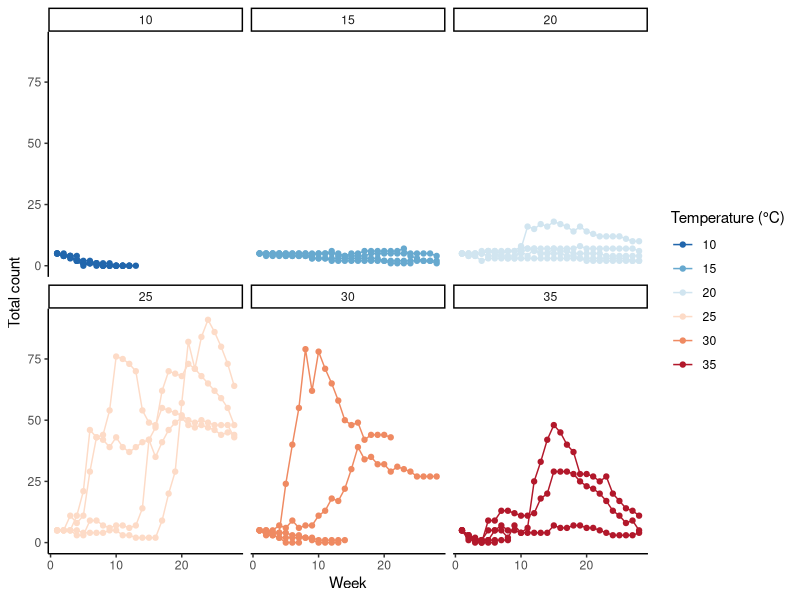
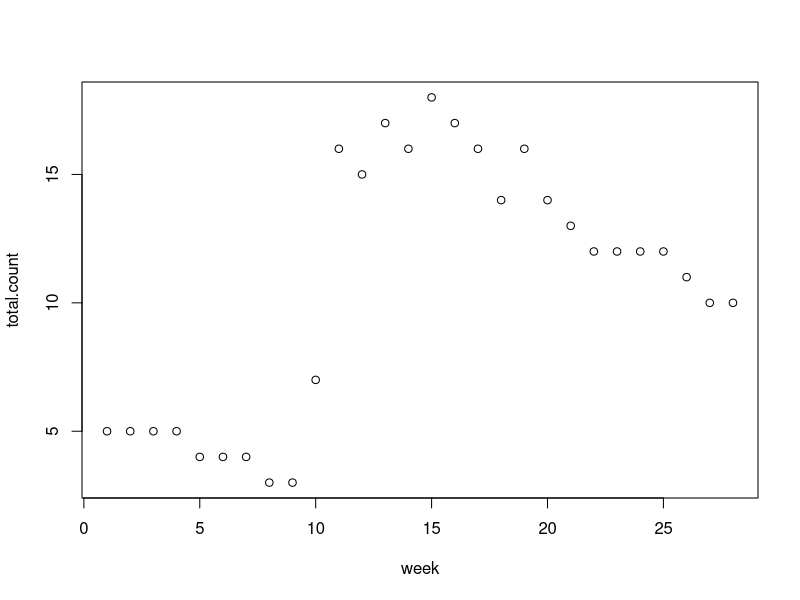
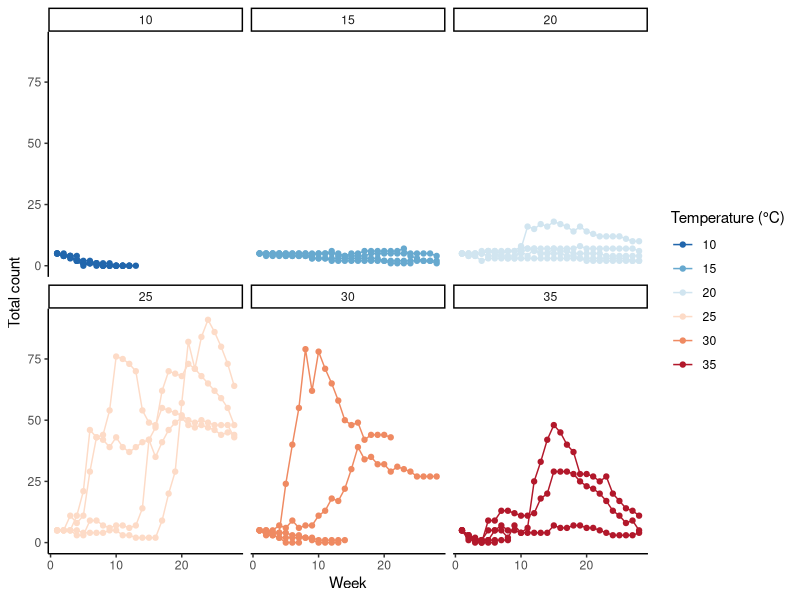

These charts were generated, in order, by the following R code: (Note: this script raises an error after producing the figures.)
### Exploratory analyses for the Biology 306 flour beetle population growth project

# Packages needed:
library(stringr)
library(dplyr)
library(ggplot2)
library(RColorBrewer)

# Dataset needed:
beetle.full <- read.csv("beetle_data_FULL.csv", header = TRUE)

#### STEP 1: Data wrangling ####

# Adding column for temperature
beetle.full$temperature <- sapply(str_split(beetle.full$code, "-"), function(x) tail(x, n = 1))

# Creating a new data frame for total count
beetle <- beetle.full %>%
  group_by(code, week, temperature) %>%
  summarise(total.count = sum(count))

# Calculating mean final density
beetle.max.week <- beetle %>%
  group_by(code) %>%
  filter(week == max(week)) %>%
  group_by(temperature) %>%
  summarise(mean.total.count = mean(total.count))

#### STEP 2: Visualizations ####

#X <- 35 # Swap out for different temperatures
#beetle.subset <- beetle %>%
#  filter(temperature == X)

palette <- rev(brewer.pal(n = 6, name = "RdBu"))

(gg.all <- ggplot(aes(x = week, y = total.count, color = temperature, group = code), 
                  data = beetle) +
  scale_color_manual(values = palette) +
  facet_wrap(~ temperature) +
  theme_classic() +
  geom_line() +
  geom_point() +
  labs(x = "Week", y = "Total count", color = "Temperature (°C)"))
ggsave("all_temps.png", plot = gg.all, width = 10, height = 5)
  

#### STEP 3: Fitting models ####

# Define logistic function (see https://eligurarie.github.io/EFB370/labs/lab6/Lab6_FittingLogisticCurves.html)
N.logistic <- function(x, N0, K, r0) K/(1 + ((K - N0)/N0) * exp(-r0*x))

beetle.subset <- subset(beetle, code == levels(factor(beetle$code))[14]) # specify temp and population
plot(total.count ~ week, data = beetle.subset) #visualize

logistic.fit <- nls(total.count ~ N.logistic(week, N0, K, r0), 
                    data = beetle.subset,
                    start = list(N0 = 5, K = 50, r0 = 1))
# Datasets throwing error: 1, 2, 5, 7, 8, 11, 12, 14, 16, 17, 18, 19, 22, 23, 24, 25, 26, 27
summary(logistic.fit)







#### STOP!!! ####


# The following is a subset of code from Sean, to be tweaked and added in. 
# See original file for appropriate context (Lab_7_Analysis)



#-- Do nls() fits of logistic to time series data (mean_count vs. lab_week)
# Define logistic function (see https://eligurarie.github.io/EFB370/labs/lab6/Lab6_FittingLogisticCurves.html)
N.logistic <- function(x, N0, K, r0) K/(1 + ((K - N0)/N0)*exp(-r0*x))
#--Low temperature [fitted estimates are r0 = 1.33, K = 79.09]
fit_low <- nls(mean_count ~ N.logistic(lab_week, N0, K, r0), data = subset(pooled_average, pooled_average$treatment=='low'), 
               start = list(N0 = 5, K = 60, r0 = 1.5))
summary(fit_low)
#--Med temperature [fitted estimates are r0 = 1.63, K = 57.63]
fit_med <- nls(mean_count ~ N.logistic(lab_week, N0, K, r0), data = subset(pooled_average, pooled_average$treatment=='med'), 
               start = list(N0 = 5, K = 60, r0 = 1.5))
summary(fit_med)
#--High temperature [fitted estimates are r0 = 1.65, K = 35.94]
fit_high <- nls(mean_count ~ N.logistic(lab_week, N0, K, r0), data = subset(pooled_average, pooled_average$treatment=='high'), 
                start = list(N0 = 5, K = 60, r0 = 1.5))
summary(fit_high)

# Make loop to fit model and store parameters in a dataframe (https://stackoverflow.com/questions/71131348/extract-model-parameters-from-nls-model-for-loop)
library(tidyverse)
temp_treatment <- unique(pooled_average$treatment)

# define start to obtain the number and name of fit parameters
start <- list(N0 = 5, K = 60, r0 = 1.5)
# create empty data.frame to store IDs and parameters
params <- data.frame(matrix(nrow = length(temp_treatment), ncol = 1+length(start)))
names(params) <- c("temp_treatment",names(start))

#for loop to run through all the treatments
# (changed to 'seq_along()' to get consecutive 'i's
#  for easier indexing of the 'param'-data.frame)
for (i in seq_along(temp_treatment)){
  #Creating our dataframe for treatment "i"
  Individual_DFs <- pooled_average %>% filter (treatment %in% temp_treatment[i]) 
  
  #Fit model for treatment "i"
  nls.floop <- nls(mean_count ~ N.logistic(lab_week, N0, K, r0),
                   data = Individual_DFs, 
                   start = start)
  
  # store IDs
  params[i,1] <- temp_treatment[i]
  # store fit parameters
  params[i,2:ncol(params)] <- nls.floop$m$getPars()
}

#--Make a quick plot of averaged data, with fitted logistic models (https://stackoverflow.com/questions/46800516/how-to-plot-the-output-from-an-nls-model-fit-in-ggplot2)
plot(pooled_average$lab_week, pooled_average$mean_count,
     pch = 19,
     col = factor(pooled_average$treatment))
library(ggplot2)
ggplot(pooled_average, aes(x=lab_week, y=mean_count, color=treatment)) + 
  geom_point(size=3) + 
  geom_smooth(method = "nls", method.args = list(formula = y ~ K/(1 + ((K - N0)/N0)*exp(-r0*x)), start = start), 
              data = pooled_average,
              se = FALSE,
              aes(color = factor(treatment))) +
  theme_bw(base_size=12) +
  theme(panel.grid.major = element_blank(), panel.grid.minor = element_blank(), 
        axis.line = element_line(colour = "black"))

#--Make some Arrhenius plots
# First, calculate Boltzmann temperature
temp$invBT_eV <- 1/(0.00008617*(temp$temp_C + 273.15))
# Calculate mean 1/kT
library(plyr)
temp_means <- ddply(temp, .(treatment), summarize, invBT_eV_mean=mean(invBT_eV, na.rm=T))
# Add temp data to dataframe with fitted r and K
params$invBT_eV <- temp_means[match(params$temp_treatment,temp_means$treatment),"invBT_eV_mean"]

# Plot K vs. 1/kT
library(ggplot2)
library(scales)
ggplot(params, aes(x=invBT_eV, y=K, color=temp_treatment)) + 
  geom_smooth(method = "lm", se=FALSE, color="black") + 
  geom_point(size=3) + 
  xlab(expression(paste('Inverse temperature ', '<1/',italic('kT'),'>', ' (',  eV^{-1}, ')'))) +
  ylab(expression(paste('Carrying capacity ',italic('K'),' (ind)'))) +
  scale_y_continuous(trans="log", breaks = trans_breaks("log", function(x) exp(x), n=3), 
                     labels = trans_format("log", math_format(e^.x))) +
  theme_bw(base_size=12) +
  theme(panel.grid.major = element_blank(), panel.grid.minor = element_blank(), 
        axis.line = element_line(colour = "black"))
# Estimate E for K
K_Arrhenius <- lm(log(K) ~ invBT_eV, params)
summary(K_Arrhenius)
confint(K_Arrhenius)

# Plot r vs. 1/kT
ggplot(params, aes(x=invBT_eV, y=r0, color=temp_treatment)) + 
  geom_smooth(method = "lm", se=FALSE, color="black") + 
  geom_point(size=3) + 
  xlab(expression(paste('Inverse temperature ', '<1/',italic('kT'),'>', ' (',  eV^{-1}, ')'))) +
  ylab(expression(paste('Intrinsic rate of increase ',italic('r'),' (ind/ind/t)'))) +
  #ylab(expression("Intrinsic rate of increase, r")) +
  scale_y_continuous(trans="log", breaks = trans_breaks("log", function(x) exp(x), n=3), 
                     labels = trans_format("log", math_format(e^.x))) +
  theme_bw(base_size=12) +
  theme(panel.grid.major = element_blank(), panel.grid.minor = element_blank(), 
        axis.line = element_line(colour = "black"))
# Estimate E for K
r_Arrhenius <- lm(log(r0) ~ invBT_eV, params)
summary(r_Arrhenius)
confint(r_Arrhenius)


########################
# Fit each group's curve separately

### NOTE: having issues with convergence that I don't have time to solve now, see https://stackoverflow.com/questions/27547548/solving-error-message-step-halving-factor-reduced-below-minimum-in-nls-step-a

# Make loop to fit model and store parameters in a dataframe (https://stackoverflow.com/questions/71131348/extract-model-parameters-from-nls-model-for-loop)
library(tidyverse)
group <- unique(pooled_sum$section_group)

# define start to obtain the number and name of fit parameters
start <- list(N0 = 5, K = 60, r0 = 1.5)
# create empty data.frame to store IDs and parameters
params_group <- data.frame(matrix(nrow = length(group), ncol = 1+length(start)))
names(params_group) <- c("group",names(start))

#for loop to run through all the groups
# (changed to 'seq_along()' to get consecutive 'i's
#  for easier indexing of the 'param'-data.frame)
for (i in seq_along(group)){
  #Creating our dataframe for group "i"
  Individual_DFs2 <- pooled %>% filter (section_group %in% group[i]) 
  
  #Fit model for treatment "i"
  nls.floop <- nls(count ~ N.logistic(lab_week, N0, K, r0),
                   data = Individual_DFs2, 
                   start = start)
  
  # store IDs
  params_group[i,1] <- group[i]
  # store fit parameters
  params_group[i,2:ncol(params_group)] <- nls.floop$m$getPars()
}



